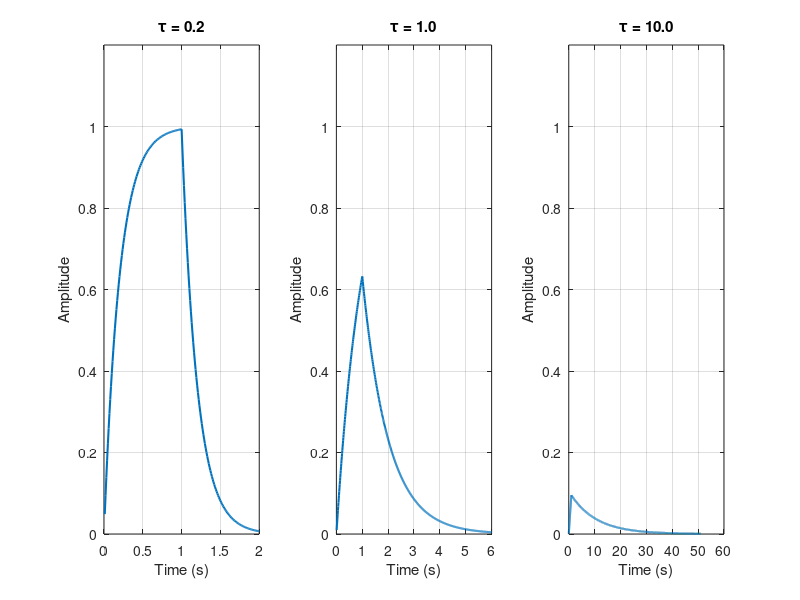

MATLAB code for this plot: (Note: this script raises an error after producing the figure.)
%% Lab 2: Channel Equalization - Zero Forcing Equalizer
% 信道均衡实验 - 零迫均衡器
% 本实验研究符号间干扰(ISI)及零迫均衡器的性能

clear; close all; clc;

%% B. 创建输出脉冲响应
fprintf('=== Part B: Output Pulse Response ===\n\n');

% 基本参数设置
Vm = 1;          % 脉冲幅度
T = 1;           % 脉冲周期
dt = 0.01;       % 仿真采样时间

% 绘制不同tau值下的输出响应
tau_values = [0.2, 1, 10];
figure('Name', 'Part B: Output Pulse Response');

for idx = 1:length(tau_values)
    tau = tau_values(idx);

    % 计算输出响应
    t1 = dt:dt:T;
    t2 = T+dt:dt:T+5*tau;

    c = [Vm*(1 - exp(-t1'/tau)); ...
         Vm*(1 - exp(-T/tau))*exp(-(t2'-T)/tau)];
    t = dt:dt:T+5*tau;

    subplot(1, 3, idx);
    plot(t, c, 'LineWidth', 1.5);
    ylim([0 1.2]);
    xlabel('Time (s)');
    ylabel('Amplitude');
    title(sprintf('\\tau = %.1f', tau));
    grid on;
end
sgtitle('Part B: Output Pulse Response for Different \tau Values');
saveas(gcf, 'Lab2_PartB_OutputPulse.png');

fprintf('Part B 结论:\n');
fprintf('- tau=0.2: 响应快速上升和下降，接近理想矩形脉冲\n');
fprintf('- tau=1: 中等响应速度，有明显的上升和拖尾\n');
fprintf('- tau=10: 响应非常缓慢，严重失真，ISI严重\n\n');

%% C. 生成带有ISI的接收信号
fprintf('=== Part C: Generate Received Signal with ISI ===\n\n');

% 使用tau=1进行后续实验
tau = 1;

% 生成信道脉冲响应
t1 = dt:dt:T;
t2 = T+dt:dt:T+5*tau;
c = [Vm*(1 - exp(-t1'/tau)); ...
     Vm*(1 - exp(-T/tau))*exp(-(t2'-T)/tau)];

% 生成BPSK符号
N = 1000;                        % 符号数
v = rand(1, N) > 0.5;            % 生成随机比特
b = 2*v - 1;                     % BPSK调制: 0->-1, 1->+1

% 计算参数
nT = T/dt;                       % 每符号采样数
nc = length(c);                  % 信道响应长度
nx = N*nT;                       % 接收信号总长度

% 生成带ISI的接收信号
x = zeros(nx, 1);
for n = 1:N
    i1 = (n-1)*nT;
    y = [zeros(i1, 1); b(n)*c; zeros(N*nT-i1-nc, 1)];
    x = x + y(1:nx);
end

% 绘制眼图（无均衡）
figure('Name', 'Part C: Eye Diagram without Equalization (tau=1)');
hold on;
for n = 1:2:N-1
    plot(dt:dt:2, x((n-1)*nT+1:(n+1)*nT), 'b');
end
xlabel('Time (s)');
ylabel('Amplitude');
title('Eye Diagram without Equalization (\tau = 1)');
grid on;
saveas(gcf, 'Lab2_PartC_EyeDiagram_NoEQ_tau1.png');

% 计算误码数（无均衡）
xT = x(nT:nT:nx);
dz0 = find(xT < 0);
dz1 = find(xT >= 0);

db = b;
db(dz0) = -1*ones(size(dz0));
db(dz1) = +1*ones(size(dz1));

err = find(db ~= b);
fprintf('tau=1, No equalizer: %d bits out of %d in error\n', length(err), N);

%% 测试不同tau值
tau_test = [0.2, 10];
errors_no_eq = zeros(1, length(tau_test));

figure('Name', 'Part C: Eye Diagrams for Different tau');
for idx = 1:length(tau_test)
    tau = tau_test(idx);

    % 重新生成信道响应
    t1 = dt:dt:T;
    t2 = T+dt:dt:T+5*tau;
    c = [Vm*(1 - exp(-t1'/tau)); ...
         Vm*(1 - exp(-T/tau))*exp(-(t2'-T)/tau)];
    nc = length(c);

    % 生成带ISI的接收信号
    x = zeros(nx, 1);
    for n = 1:N
        i1 = (n-1)*nT;
        y = [zeros(i1, 1); b(n)*c; zeros(N*nT-i1-nc, 1)];
        x = x + y(1:nx);
    end

    % 绘制眼图
    subplot(1, 2, idx);
    hold on;
    for n = 1:2:N-1
        plot(dt:dt:2, x((n-1)*nT+1:(n+1)*nT), 'b');
    end
    xlabel('Time (s)');
    ylabel('Amplitude');
    title(sprintf('Eye Diagram (\\tau = %.1f)', tau));
    grid on;

    % 计算误码数
    xT = x(nT:nT:nx);
    dz0 = find(xT < 0);
    dz1 = find(xT >= 0);

    db = b;
    db(dz0) = -1*ones(size(dz0));
    db(dz1) = +1*ones(size(dz1));

    err = find(db ~= b);
    errors_no_eq(idx) = length(err);
    fprintf('tau=%.1f, No equalizer: %d bits out of %d in error\n', tau, length(err), N);
end
saveas(gcf, 'Lab2_PartC_EyeDiagram_DifferentTau.png');

fprintf('\nPart C 结论:\n');
fprintf('- tau=0.2: 眼图张开良好，误码少\n');
fprintf('- tau=1: 眼图部分闭合，有一定误码\n');
fprintf('- tau=10: 眼图完全闭合，误码严重\n\n');

%% D. 实现零迫均衡器
fprintf('=== Part D: Zero Forcing Equalizer ===\n\n');

% 恢复tau=1
tau = 1;

% 重新生成信道响应
t1 = dt:dt:T;
t2 = T+dt:dt:T+5*tau;
c = [Vm*(1 - exp(-t1'/tau)); ...
     Vm*(1 - exp(-T/tau))*exp(-(t2'-T)/tau)];
nc = length(c);

% 重新生成带ISI的接收信号
x = zeros(nx, 1);
for n = 1:N
    i1 = (n-1)*nT;
    y = [zeros(i1, 1); b(n)*c; zeros(N*nT-i1-nc, 1)];
    x = x + y(1:nx);
end

% 定义零迫均衡器长度
Ne = round(5*tau/T);

% 获取信道响应采样
cT = c(nT:nT:nc);
L = length(cT);

% 构建Toeplitz矩阵
C = toeplitz([cT(1:end)', zeros(1, 2*Ne+1-L)], [cT(1), zeros(1, 2*Ne)]);

% 构建目标向量
z = [zeros(Ne, 1); 1; zeros(Ne, 1)];

% 求解ZF均衡器权重
w = inv(C) * z;

% 处理接收信号
z0 = [1; zeros(nT-1, 1)];
hzf = kron(w, z0);

% 执行均衡
yall = conv(x, hzf);
y = yall((Ne*nT+1):(length(yall)-(Ne+1)*nT)+1);

% 绘制均衡后的眼图
figure('Name', 'Part D: Eye Diagram Comparison');

subplot(1, 2, 1);
hold on;
for n = 1:2:N-1
    plot(dt:dt:2, x((n-1)*nT+1:(n+1)*nT), 'b');
end
xlabel('Time (s)');
ylabel('Amplitude');
title('Without Equalization');
grid on;

subplot(1, 2, 2);
hold on;
for n = 1:2:N-2*Ne-1
    if (n+1)*nT <= length(y)
        plot(dt:dt:2, y((n-1)*nT+1:(n+1)*nT), 'r');
    end
end
xlabel('Time (s)');
ylabel('Amplitude');
title('With ZF Equalization');
grid on;

sgtitle('Part D: Eye Diagram Comparison (\tau = 1)');
saveas(gcf, 'Lab2_PartD_EyeDiagram_Comparison.png');

% 计算均衡后的误码数
yT = y(nT:nT:min(length(y), nx));
N_eq = length(yT);

dz0 = find(yT < 0);
dz1 = find(yT >= 0);

db_eq = b(1:N_eq);
db_eq(dz0) = -1*ones(size(dz0));
db_eq(dz1) = +1*ones(size(dz1));

err_eq = find(db_eq ~= b(1:N_eq));
fprintf('ZF equalizer: %d bits out of %d in error\n', length(err_eq), N_eq);

% 计算无均衡器的误码（用于比较）
xT_compare = x(nT:nT:N_eq*nT);
dz0 = find(xT_compare < 0);
dz1 = find(xT_compare >= 0);

db_no = b(1:N_eq);
db_no(dz0) = -1*ones(size(dz0));
db_no(dz1) = +1*ones(size(dz1));

err_no = find(db_no ~= b(1:N_eq));
fprintf('No equalizer: %d bits out of %d in error\n\n', length(err_no), N_eq);

fprintf('Part D 结论:\n');
fprintf('- 零迫均衡器显著改善眼图张开度\n');
fprintf('- 误码率大幅降低\n');
fprintf('- 均衡器有效消除了ISI\n\n');

fprintf('实验完成！所有图表已保存。\n');
